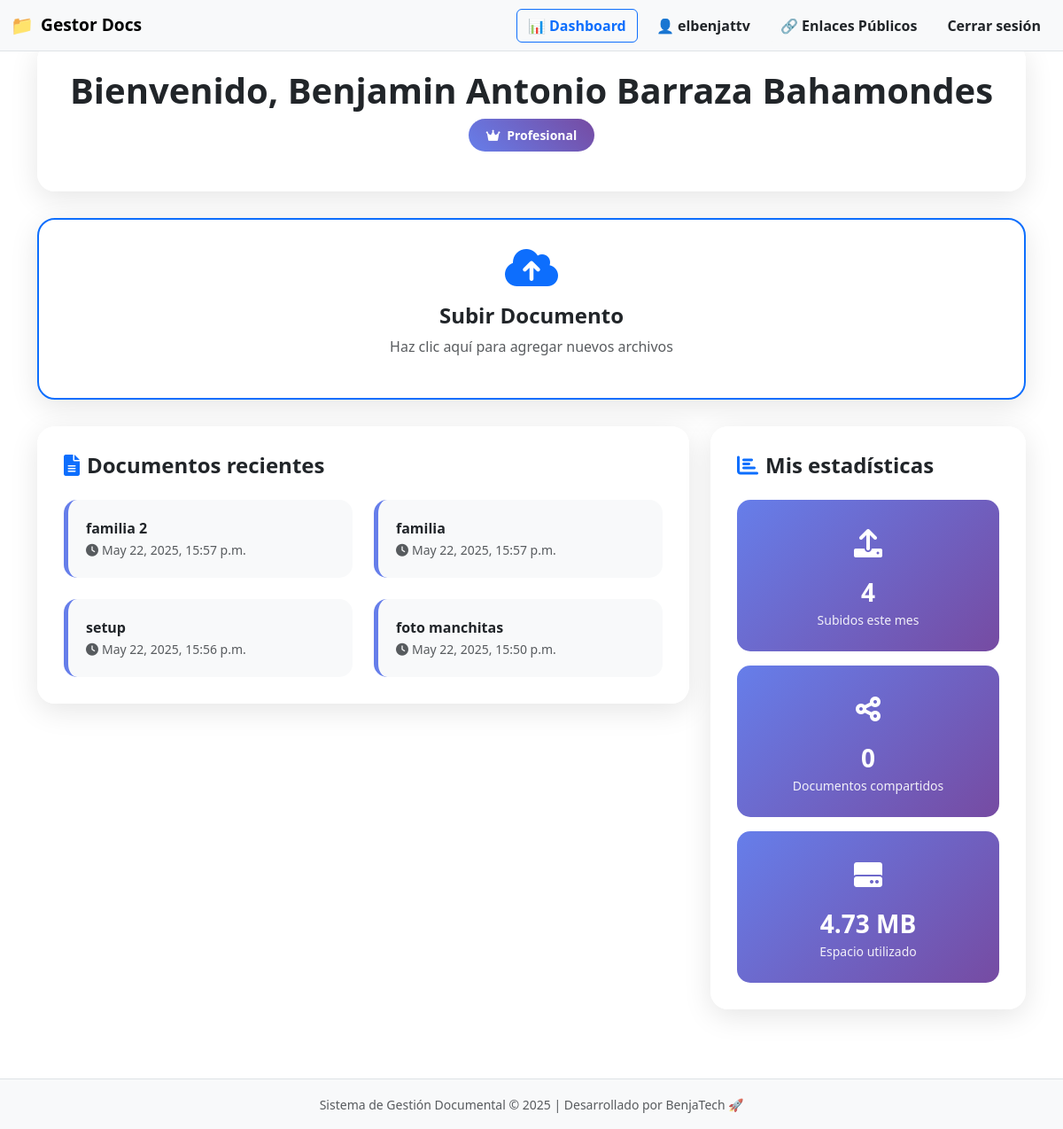
/dashboard/profesional/ (signed in), run on the app's committed database.
### documentos/models.py (models this page shows, shortened)
class Documento(models.Model):
    nombre = models.CharField(max_length=200)
    archivo = models.FileField(upload_to='documentos/')
    etiquetas = models.CharField(max_length=100, blank=True)
    fecha_subida = models.DateTimeField(auto_now_add=True)
    usuario = models.ForeignKey(User, on_delete=models.CASCADE)
    enlace_publico = models.UUIDField(default=uuid.uuid4, unique=True, editable=False, null=True, blank=True)
    expiracion_enlace = models.DateTimeField(blank=True, null=True)
    fecha_expiracion = models.DateTimeField(null=True, blank=True)
    activo = models.BooleanField(default=True)

### documentos/views.py (the view)
# urls.py: path('dashboard/profesional/', views.vista_profesional, name='vista_profesional'),
def vista_profesional(request):
    stats = calcular_estadisticas_profesional(request.user)
    documentos_recientes = Documento.objects.filter(usuario=request.user).order_by('-fecha_subida')[:6]
    return render(request, 'documentos/profesional_home.html', {
        'documentos_recientes': documentos_recientes,
        'stats': stats
    })

### documentos/utils.py (called while the page is built)
def calcular_estadisticas_profesional(usuario):
    ahora = timezone.now()
    inicio_mes = ahora.replace(day=1)
    subidos_mes = Documento.objects.filter(
        usuario=usuario,
        fecha_subida__gte=inicio_mes
    ).count()
    compartidos = Documento.objects.filter(
        usuario=usuario,
        enlace_publico__isnull=False  # o usa tu propio campo de "compartido"
    ).count()
    documentos_usuario = Documento.objects.filter(usuario=usuario)
    espacio_total = sum(doc.archivo.size for doc in documentos_usuario) / (1024 * 1024)  # en MB
    return {
        'subidos_mes': subidos_mes,
        'compartidos': compartidos,
        'espacio_usado': round(espacio_total, 2)
    }

### documentos/templates/documentos/profesional_home.html (shortened to what this page needs)
{% extends 'documentos/base.html' %}
{% load static %}
{% block content %}
<link href="https://cdnjs.cloudflare.com/ajax/libs/font-awesome/6.0.0/css/all.min.css" rel="stylesheet">
<div class="container py-5">
  <div class="welcome-section text-center">
    <h1 class="fw-bold mb-2">Bienvenido, {{ user.get_full_name|title }}</h1>
    <div class="account-type">
      <i class="fas fa-crown me-1"></i> Profesional
    </div>
  </div>
  <div class="upload-section text-center border border-dashed border-2 border-primary">
    <a href="{% url 'documentos:subir' %}" class="text-decoration-none text-dark">
      <div class="mb-3">
        <i class="fas fa-cloud-upload-alt fa-3x text-primary"></i>
      </div>
      <h4 class="fw-bold">Subir Documento</h4>
      <p class="text-muted">Haz clic aquí para agregar nuevos archivos</p>
    </a>
  </div>
  <div class="row">
    <div class="col-lg-8">
      <div class="documents-section">
        <h4 class="fw-semibold mb-4">
          <i class="fas fa-file-alt text-primary me-2"></i>Documentos recientes
        </h4>
        <div class="row row-cols-1 row-cols-md-2 g-4">
          {% for doc in documentos_recientes %}
            <div class="col">
              <div class="document-card">
                <div class="fw-bold">{{ doc.nombre }}</div>
                <small class="text-muted"><i class="fas fa-clock me-1"></i>{{ doc.fecha_subida|date:"M d, Y, H:i a" }}</small>
              </div>
            </div>
          {% empty %}
            <p class="text-muted">No hay documentos recientes.</p>
          {% endfor %}
        </div>
      </div>
    </div>
    <div class="col-lg-4">
      <div class="stats-section">
        <h4 class="fw-semibold mb-4">
          <i class="fas fa-chart-bar text-primary me-2"></i>Mis estadísticas
        </h4>
        <div class="d-grid gap-3">
          <div class="stat-card">
            <div class="stat-icon"><i class="fas fa-upload"></i></div>
            <div class="stat-value">{{ stats.subidos_mes }}</div>
            <div class="stat-label">Subidos este mes</div>
          </div>
          <div class="stat-card">
            <div class="stat-icon"><i class="fas fa-share-alt"></i></div>
            <div class="stat-value">{{ stats.compartidos }}</div>
            <div class="stat-label">Documentos compartidos</div>
          </div>
          <div class="stat-card">
            <div class="stat-icon"><i class="fas fa-hdd"></i></div>
            <div class="stat-value">{{ stats.espacio_usado }} MB</div>
            <div class="stat-label">Espacio utilizado</div>
          </div>
        </div>
      </div>
    </div>
  </div>
</div>
{% endblock %}

### documentos/templates/documentos/base.html (shortened to what this page needs)
{% load static %}
<!DOCTYPE html>
<html lang="es">
<head>
    <link href="https://cdn.jsdelivr.net/npm/bootstrap@5.3.2/dist/css/bootstrap.min.css" rel="stylesheet">
    <link href="https://cdn.jsdelivr.net/npm/bootstrap-icons@1.10.5/font/bootstrap-icons.css" rel="stylesheet">
</head>
<body class="d-flex flex-column min-vh-100">
<nav class="navbar navbar-expand-lg navbar-light bg-light border-bottom fixed-top">
  <div class="container-fluid">
    <a class="navbar-brand d-flex align-items-center" href="{% url 'documentos:home' %}">
        <span style="font-size: 1.3rem;">📁</span>
        <span class="ms-2">Gestor Docs</span>
    </a>
    <div class="collapse navbar-collapse justify-content-end" id="navbarContenido">
      {% if user.is_authenticated %}
        <div class="d-lg-flex align-items-center gap-2 nav-mobile-group mt-2 mt-lg-0">
          <a href="{% url 'documentos:dashboard' %}" class="btn btn-outline-primary fw-semibold d-flex align-items-center justify-content-center">
            📊 Dashboard
          </a>
          <a href="{% url 'documentos:perfil' %}" class="btn btn-light text-dark fw-semibold d-flex align-items-center justify-content-center">
            👤 {{ user.username }}
          </a>
          <a href="{% url 'documentos:mis_enlaces' %}" class="btn btn-light text-dark fw-semibold d-flex align-items-center justify-content-center">
            🔗 Enlaces Públicos
          </a>
          <form method="post" action="{% url 'logout' %}" class="d-inline">
            <button type="submit" class="btn btn-light text-dark fw-semibold d-flex align-items-center justify-content-center">
              Cerrar sesión
            </button>
          </form>
        </div>
      {% endif %}
    </div>
  </div>
</nav>
<div class="container-fluid px-3 flex-grow-1">
  {% block content %}
  {% endblock %}
</div>
<footer class="bg-light text-center text-muted py-3 border-top mt-auto">
  <div class="container">
    <small>
      Sistema de Gestión Documental © {% now "Y" %} | Desarrollado por BenjaTech 🚀
    </small>
  </div>
</footer>
</body>
</html>

### documentos/templates/documentos/base.html (style rules this page uses)
body { padding-top: 0; }
.navbar-brand span { font-weight: bold; font-size: 1.2rem; }

### documentos/templates/documentos/profesional_home.html (style rules this page uses)
.welcome-section, .upload-section, .documents-section, .stats-section { background: rgba(255, 255, 255, 0.95); backdrop-filter: blur(10px); border-radius: 20px; padding: 30px; box-shadow: 0 8px 32px rgba(0,0,0,0.1); margin-bottom: 30px; }
.account-type { display: inline-block; background: linear-gradient(45deg, #667eea, #764ba2); color: white; padding: 8px 20px; border-radius: 25px; font-size: 14px; font-weight: 600; margin-bottom: 15px; }
.document-card { background: #f8f9fa; border-radius: 15px; padding: 20px; border-left: 5px solid #667eea; transition: all 0.3s ease; }
.stat-card { background: linear-gradient(135deg, #667eea 0%, #764ba2 100%); border-radius: 15px; padding: 25px; color: white; text-align: center; }
.stat-icon { font-size: 32px; margin-bottom: 10px; }
.stat-value { font-size: 28px; font-weight: bold; }
.stat-label { font-size: 14px; opacity: 0.9; }

### data on the page
Documento: nombre "familia 2", fecha_subida "May 22, 2025, 15:57 p.m."
Documento: nombre "familia", fecha_subida "May 22, 2025, 15:57 p.m."
Documento: nombre "setup", fecha_subida "May 22, 2025, 15:56 p.m."
Documento: nombre "foto manchitas", fecha_subida "May 22, 2025, 15:50 p.m."

### other printed values
{{ user.username }} "elbenjattv"
{{ user.get_full_name|title }} "Benjamin Antonio Barraza Bahamondes"
{{ stats.subidos_mes }} "4"
{{ stats.compartidos }} "0"
{{ stats.espacio_usado }} "4.73"
